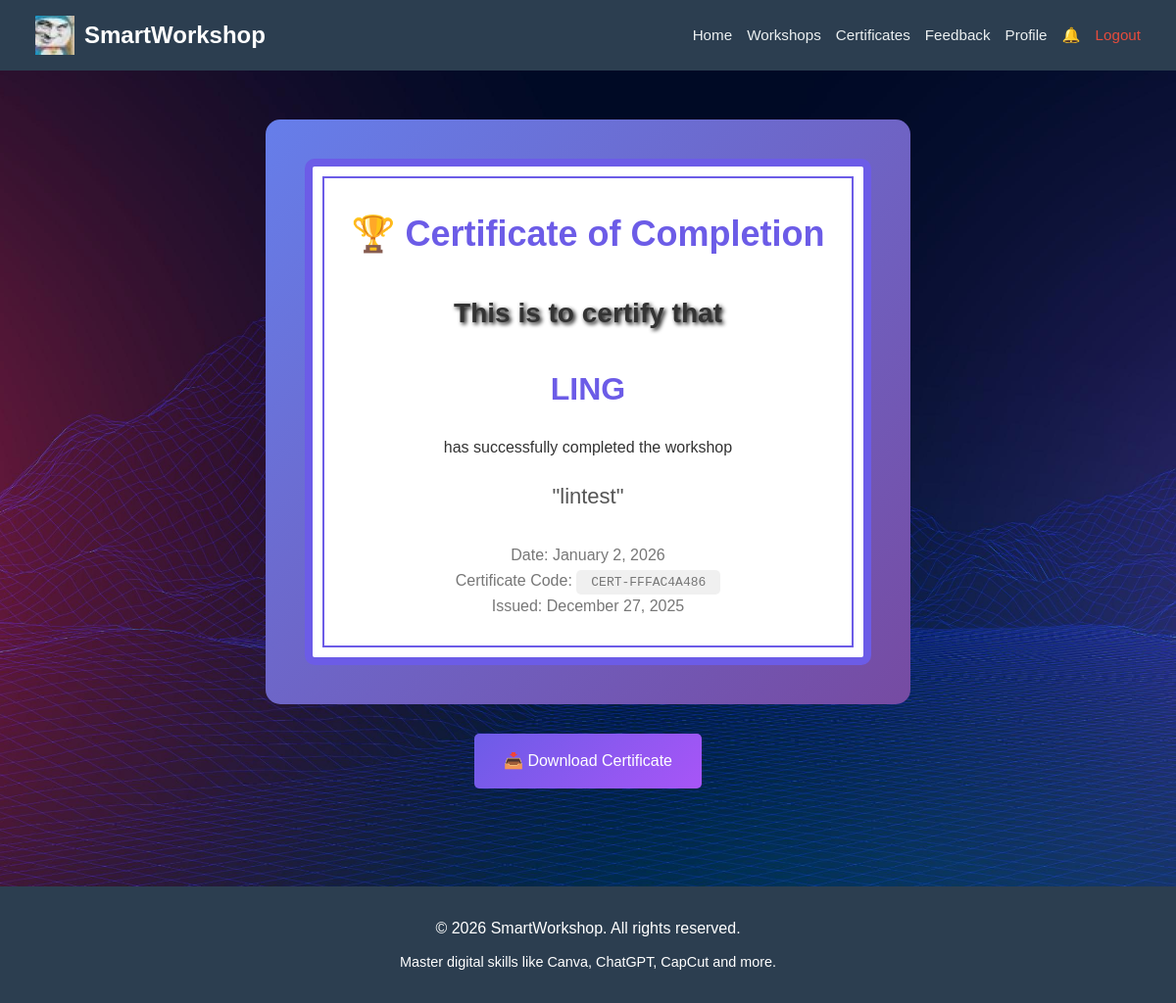
Screenshot of /view_certificate.php?workshop_id=19 (signed in) with the database file from the repository.
### tables this page shows
CREATE TABLE `certificates` (
  `id` int(11) NOT NULL,
  `user_id` int(11) NOT NULL,
  `workshop_id` int(11) NOT NULL,
  `certificate_code` varchar(50) DEFAULT NULL,
  `issue_date` timestamp NOT NULL DEFAULT current_timestamp(),
  `generated_at` timestamp NOT NULL DEFAULT current_timestamp()
);

CREATE TABLE `users` (
  `user_id` int(11) NOT NULL,
  `username` varchar(50) NOT NULL,
  `email` varchar(100) NOT NULL,
  `password` varchar(255) NOT NULL,
  `phone` varchar(20) DEFAULT NULL,
  `country` varchar(50) NOT NULL,
  `role` enum('admin','organizer','trainer','participant') DEFAULT 'participant',
  `created_at` timestamp NOT NULL DEFAULT current_timestamp(),
  `avatar` varchar(255) DEFAULT NULL
);

CREATE TABLE `workshops` (
  `id` int(11) NOT NULL,
  `title` varchar(100) NOT NULL,
  `description` text DEFAULT NULL,
  `trainer` varchar(100) DEFAULT NULL,
  `trainer_id` int(11) DEFAULT NULL,
  `date` date NOT NULL,
  `time` time NOT NULL,
  `location` varchar(100) NOT NULL,
  `fee` decimal(10,2) DEFAULT 0.00,
  `organizer_id` int(11) NOT NULL,
  `created_at` timestamp NOT NULL DEFAULT current_timestamp()
);

### view_certificate.php (the view, shortened to what this page needs)
<?php
include 'include/db_connect.php';
$user_id = $_SESSION['user_id'];
$workshop_id = isset($_GET['workshop_id']) ? intval($_GET['workshop_id']) : 0;
$cert_query = "SELECT c.*, u.username as user_name, w.title as workshop_name, w.date as workshop_date
               FROM certificates c
               JOIN users u ON c.user_id = u.user_id
               JOIN workshops w ON c.workshop_id = w.id
               WHERE c.user_id = $user_id AND c.workshop_id = $workshop_id";
$cert_result = mysqli_query($conn, $cert_query);
$certificate = mysqli_fetch_assoc($cert_result);
?>
<!DOCTYPE html>
<html lang="en">
<head>
    <link rel="stylesheet" href="css/style.css">
</head>
<body>
    <?php include 'include/nav.php'; ?>
    <div class="certificate-page">
        <?php if ($certificate): ?>
            <div class="certificate-preview">
                <div class="certificate-inner">
                    <h1>🏆 Certificate of Completion</h1>
                    <h2>This is to certify that</h2>
                    <div class="participant-name"><?php echo htmlspecialchars($certificate['user_name']); ?></div>
                    <p>has successfully completed the workshop</p>
                    <div class="workshop-name">"<?php echo htmlspecialchars($certificate['workshop_name']); ?>"</div>
                    <div class="cert-details">
                        <p>Date: <?php echo date('F j, Y', strtotime($certificate['workshop_date'])); ?></p>
                        <p>Certificate Code: <span class="cert-code"><?php echo $certificate['certificate_code']; ?></span></p>
                        <p>Issued: <?php echo date('F j, Y', strtotime($certificate['issue_date'])); ?></p>
                    </div>
                </div>
            </div>
            <div style="text-align: center;">
                <a href="generate_certificate.php?workshop_id=<?php echo $workshop_id; ?>"
                   class="btn-download" target="_blank">
                    📥 Download Certificate
                </a>
            </div>
        <?php endif; ?>
    </div>
	<?php include 'include/footer.php'; ?>
</body>
</html>

### css/style.css (style rules this page uses)
* { margin: 0; padding: 0; box-sizing: border-box; }
body { font-family: sans-serif; background: url('../img/bg.jpg') no-repeat center center fixed; background-size: cover; color: #333; line-height: 1.6; min-height: 100vh; display: flex; flex-direction: column; }
main, .workshops-container, .certificates-container, .feedback-container, .certificate-page, .container, .report-container, .page-content { flex: 1; }
h2 { color: white; text-shadow: 2px 2px 4px #000; margin-bottom: 30px; text-align: center; }
.certificate-page { max-width: 900px; margin: 30px auto; padding: 20px; }
.certificate-preview { background: linear-gradient(135deg, #667eea 0%, #764ba2 100%); padding: 40px; border-radius: 15px; text-align: center; }
.certificate-inner { background: white; padding: 50px; border-radius: 10px; border: 5px solid #6c5ce7; }
.certificate-inner h1 { color: #6c5ce7; font-size: 36px; margin-bottom: 10px; }
.certificate-inner h2 { color: #333; font-size: 28px; margin: 30px 0; }
.participant-name { color: #6c5ce7; font-size: 32px; font-weight: bold; margin: 20px 0; text-transform: uppercase; }
.workshop-name { color: #555; font-size: 22px; margin: 20px 0; }
.cert-details { margin-top: 30px; color: #777; }
.cert-code { font-family: monospace; background: #f0f0f0; padding: 5px 15px; border-radius: 5px; }
.btn-download { background: linear-gradient(135deg, #6c5ce7, #a855f7); color: white; padding: 15px 30px; text-decoration: none; border-radius: 5px; display: inline-block; margin-top: 30px; }
.certificate-inner { width: 100%; height: 100%; background: white; border: 8px solid #6c5ce7; padding: 40px; position: relative; text-align: center; }
.certificate-inner::before { content: ''; position: absolute; top: 10px; left: 10px; right: 10px; bottom: 10px; border: 2px solid #6c5ce7; pointer-events: none; }

### rows the page displays
certificates: user.username "LING", workshop.title "lintest", workshop.date "January 2, 2026", certificate_code "CERT-FFFAC4A486", issue_date "December 27, 2025"
